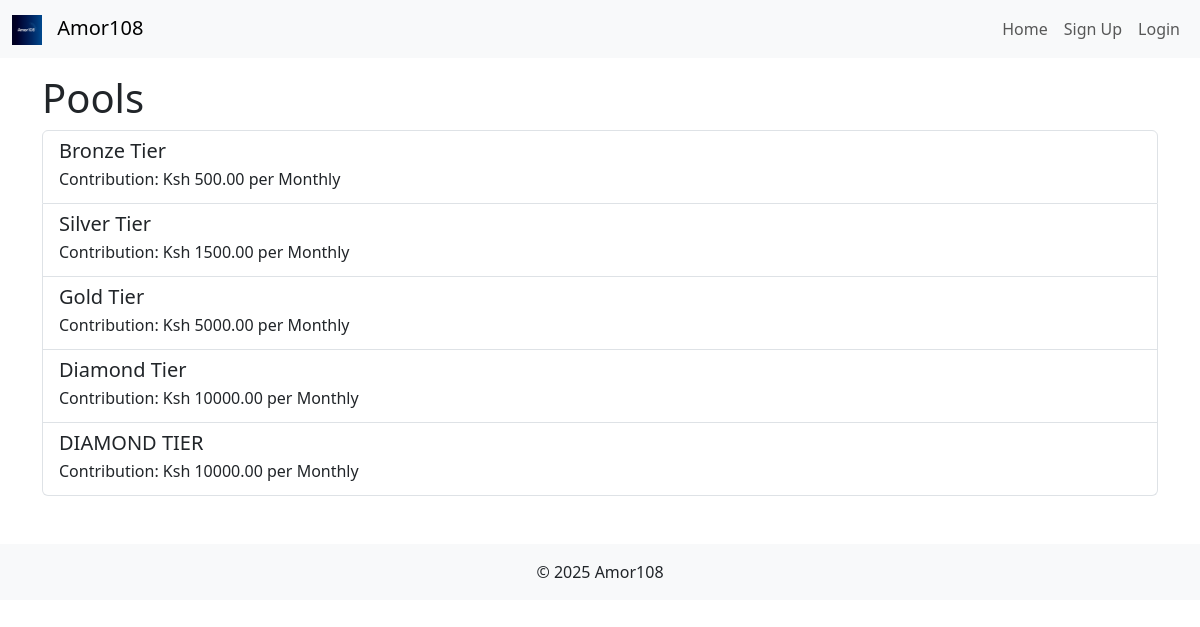
/amor108/pools/, run on the app's committed database.
### pools/models.py (models this page shows, shortened)
class Pool(models.Model):
    CONTRIBUTION_FREQUENCY_CHOICES = (
        ('DAILY', 'Daily'),
        ('MONTHLY', 'Monthly'),
    )
    name = models.CharField(max_length=100, unique=True)
    description = models.TextField(blank=True)
    contribution_amount = models.DecimalField(max_digits=10, decimal_places=2)
    contribution_frequency = models.CharField(max_length=10, choices=CONTRIBUTION_FREQUENCY_CHOICES)
    member_limit = models.PositiveIntegerField()
    is_active = models.BooleanField(default=True)
    is_locked = models.BooleanField(default=False, help_text="Automatically locked when member limit is reached.")
    creation_date = models.DateTimeField(auto_now_add=True)
    allow_guarantees = models.BooleanField(default=False, help_text="Allows members of this pool to guarantee loans.")
    guarantee_exposure_limit = models.DecimalField(
        max_digits=12,
        decimal_places=2,
        default=0.00,
        help_text="Maximum total amount a member can guarantee."
    )
    manager = models.ForeignKey(
        settings.AUTH_USER_MODEL,
        on_delete=models.SET_NULL,
        null=True,
        blank=True,
        related_name='managed_pools',
        limit_choices_to={'user_type__in': ['director', 'admin', 'founder']},
        help_text="The user responsible for managing this pool."
    )
    members = models.ManyToManyField(
        settings.AUTH_USER_MODEL,
        related_name='pools',
        blank=True
    )

### amor108/views.py (the view)
# urls.py: path('pools/', views.pool_list, name='pool_list'),
def pool_list(request):
    pools = Pool.objects.all()
    return render(request, 'amor108/pools.html', {'pools': pools})

### notifications/context_processors.py (called while the page is built, shortened)
def user_notifications(request):
    return {}

### amor108/templates/amor108/pools.html (shortened to what this page needs)
{% extends 'amor108/dashboard_base.html' %}
{% block content %}
<div class="container">
    <h1>Pools</h1>
    <div class="list-group">
        {% for pool in pools %}
            <a href="{% url 'amor108:pool_detail' pool.id %}" class="list-group-item list-group-item-action">
                <div class="d-flex w-100 justify-content-between">
                    <h5 class="mb-1">{{ pool.name }}</h5>
                </div>
                <p class="mb-1">Contribution: Ksh {{ pool.contribution_amount }} per {{ pool.get_contribution_frequency_display }}</p>
            </a>
        {% endfor %}
    </div>
</div>
{% endblock %}

### data on the page
Pool: name "Bronze Tier", contribution_amount "500.00", contribution_frequency "Monthly"
Pool: name "Silver Tier", contribution_amount "1500.00", contribution_frequency "Monthly"
Pool: name "Gold Tier", contribution_amount "5000.00", contribution_frequency "Monthly"
Pool: name "Diamond Tier", contribution_amount "10000.00", contribution_frequency "Monthly"
Pool: name "DIAMOND TIER", contribution_amount "10000.00", contribution_frequency "Monthly"
